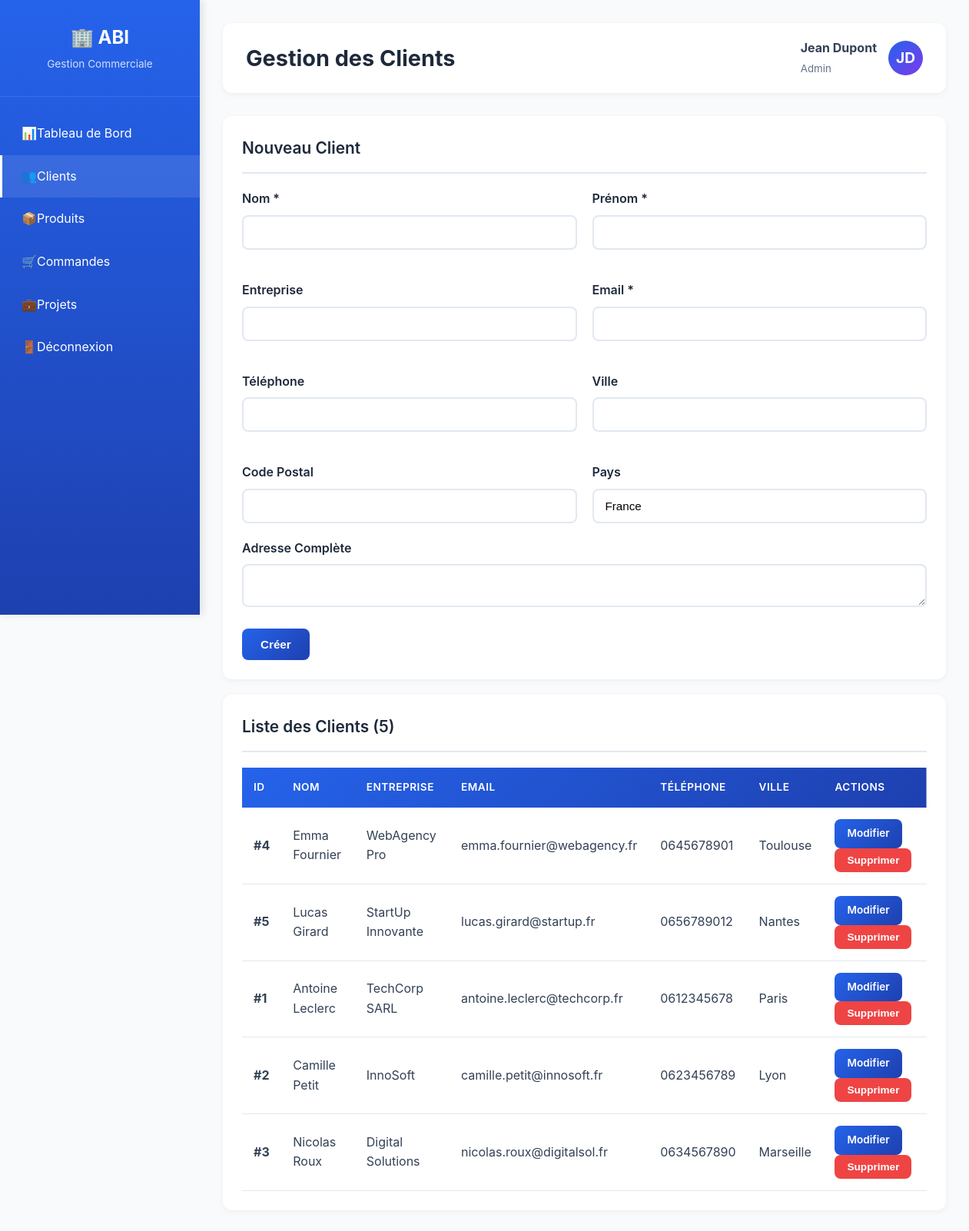
Screenshot of /public/pages/clients.php (signed in) with the database file from the repository.
### tables this page shows
CREATE TABLE clients (
    id INT AUTO_INCREMENT PRIMARY KEY,
    nom VARCHAR(100) NOT NULL,
    prenom VARCHAR(100) NOT NULL,
    entreprise VARCHAR(150),
    email VARCHAR(150) UNIQUE NOT NULL,
    telephone VARCHAR(20),
    adresse VARCHAR(255),
    ville VARCHAR(100),
    code_postal VARCHAR(10),
    pays VARCHAR(100) DEFAULT 'France',
    date_creation TIMESTAMP DEFAULT CURRENT_TIMESTAMP,
    INDEX idx_email (email),
    INDEX idx_entreprise (entreprise)
);

### includes/auth.php (called while the page is built, shortened)
<?php
function estConnecte() {
    return isset($_SESSION['utilisateur_id']);
}
function utilisateurConnecte() {
    if (estConnecte()) {
        return [
            'id' => $_SESSION['utilisateur_id'],
            'nom' => $_SESSION['utilisateur_nom'] ?? '',
            'prenom' => $_SESSION['utilisateur_prenom'] ?? '',
            'email' => $_SESSION['utilisateur_email'] ?? '',
            'role' => $_SESSION['utilisateur_role'] ?? ''
        ];
    }
    return null;
}
function requirePermission($permission, $redirectUrl = null) {
    require_once __DIR__ . '/../classes/Permission.php';
}
function getPermission() {
    require_once __DIR__ . '/../classes/Permission.php';
    return Permission::current();
}

### classes/Permission.php (called while the page is built, shortened)
<?php
class Permission {
    private $role;
    public function __construct($role, $userId = null) {
        $this->role = $role;
    }
    public function can($permission) {
        return self::$rolePermissions[$this->role][$permission] ?? false;
    }
    public function canCreate($resource) {
        return $this->can("create_{$resource}");
    }
    public function canEdit($resource) {
        return $this->can("edit_{$resource}");
    }
    public function canDelete($resource) {
        return $this->can("delete_{$resource}");
    }
    public static function current() {
        return new self($_SESSION['utilisateur_role'], $_SESSION['utilisateur_id']);
    }
}

### classes/Database.php (called while the page is built, shortened)
<?php
class Database {
    private static $instance = null;
    private $connection;
    private function __construct() {
        try {
            $dsn = "mysql:host=" . DB_HOST . ";dbname=" . DB_NAME . ";charset=" . DB_CHARSET;
            $options = [
                PDO::ATTR_ERRMODE => PDO::ERRMODE_EXCEPTION,
                PDO::ATTR_DEFAULT_FETCH_MODE => PDO::FETCH_ASSOC,
                PDO::ATTR_EMULATE_PREPARES => false,
            ];
            $this->connection = new PDO($dsn, DB_USER, DB_PASS, $options);
        } catch (PDOException $e) {
            die("Erreur de connexion à la base de données: " . $e->getMessage());
        }
    }
    public static function getInstance() {
        if (self::$instance === null) {
            self::$instance = new self();
        }
        return self::$instance;
    }
    public function getConnection() {
        return $this->connection;
    }
}

### classes/Client.php (called while the page is built, shortened)
<?php
class Client {
    private $db;
    public function __construct() {
        $this->db = Database::getInstance()->getConnection();
    }
    public function getAll() {
        $stmt = $this->db->query("SELECT * FROM clients ORDER BY nom, prenom");
        return $stmt->fetchAll();
    }
}

### public/pages/clients.php (the view, shortened to what this page needs)
<?php
require_once '../../classes/Database.php';
require_once '../../classes/Client.php';
require_once '../../classes/Permission.php';
require_once '../../includes/auth.php';
$user = utilisateurConnecte();
$permission = getPermission();
$clientModel = new Client();
$clients = $clientModel->getAll();
$clientEdit = null;
?>
<!DOCTYPE html>
<html lang="fr">
<head>
    <link rel="stylesheet" href="../../assets/css/style.css">
</head>
<body>
    <div class="wrapper">
        <aside class="sidebar">
            <div class="sidebar-header">
                <h2>🏢 ABI</h2>
                <p>Gestion Commerciale</p>
            </div>
            <nav class="sidebar-menu">
                <a href="../dashboard.php">
                    <span>📊</span> Tableau de Bord
                </a>
                <a href="clients.php" class="active">
                    <span>👥</span> Clients
                </a>
                <a href="produits.php">
                    <span>📦</span> Produits
                </a>
                <a href="commandes.php">
                    <span>🛒</span> Commandes
                </a>
                <a href="projets.php">
                    <span>💼</span> Projets
                </a>
                <a href="../logout.php">
                    <span>🚪</span> Déconnexion
                </a>
            </nav>
        </aside>
        <main class="main-content">
            <div class="header">
                <h1>Gestion des Clients</h1>
                <div class="user-info">
                    <div>
                        <strong><?php echo htmlspecialchars($user['prenom'] . ' ' . $user['nom']); ?></strong><br>
                        <small style="color: #64748b;"><?php echo htmlspecialchars($user['role']); ?></small>
                    </div>
                    <div class="user-avatar">
                        <?php echo strtoupper(substr($user['prenom'], 0, 1) . substr($user['nom'], 0, 1)); ?>
                    </div>
                </div>
            </div>
            <?php if ($permission->canCreate('clients') || ($clientEdit && $permission->canEdit('clients'))): ?>
            <div class="card">
                <div class="card-header">
                    <h3><?php echo $clientEdit ? 'Modifier le Client' : 'Nouveau Client'; ?></h3>
                </div>
                <form method="POST" action="">
                    <div style="display: grid; grid-template-columns: repeat(auto-fit, minmax(300px, 1fr)); gap: 20px;">
                        <div class="form-group">
                            <label for="nom">Nom *</label>
                            <input type="text" id="nom" name="nom" class="form-control"
                                   value="<?php echo htmlspecialchars($clientEdit['nom'] ?? ''); ?>" required>
                        </div>
                        <div class="form-group">
                            <label for="prenom">Prénom *</label>
                            <input type="text" id="prenom" name="prenom" class="form-control"
                                   value="<?php echo htmlspecialchars($clientEdit['prenom'] ?? ''); ?>" required>
                        </div>
                        <div class="form-group">
                            <label for="entreprise">Entreprise</label>
                            <input type="text" id="entreprise" name="entreprise" class="form-control"
                                   value="<?php echo htmlspecialchars($clientEdit['entreprise'] ?? ''); ?>">
                        </div>
                        <div class="form-group">
                            <label for="email">Email *</label>
                            <input type="email" id="email" name="email" class="form-control"
                                   value="<?php echo htmlspecialchars($clientEdit['email'] ?? ''); ?>" required>
                        </div>
                        <div class="form-group">
                            <label for="telephone">Téléphone</label>
                            <input type="tel" id="telephone" name="telephone" class="form-control"
                                   value="<?php echo htmlspecialchars($clientEdit['telephone'] ?? ''); ?>">
                        </div>
                        <div class="form-group">
                            <label for="ville">Ville</label>
                            <input type="text" id="ville" name="ville" class="form-control"
                                   value="<?php echo htmlspecialchars($clientEdit['ville'] ?? ''); ?>">
                        </div>
                        <div class="form-group">
                            <label for="code_postal">Code Postal</label>
                            <input type="text" id="code_postal" name="code_postal" class="form-control"
                                   value="<?php echo htmlspecialchars($clientEdit['code_postal'] ?? ''); ?>">
                        </div>
                        <div class="form-group">
                            <label for="pays">Pays</label>
                            <input type="text" id="pays" name="pays" class="form-control"
                                   value="<?php echo htmlspecialchars($clientEdit['pays'] ?? 'France'); ?>">
                        </div>
                    </div>
                    <div class="form-group">
                        <label for="adresse">Adresse Complète</label>
                        <textarea id="adresse" name="adresse" class="form-control" rows="2"><?php echo htmlspecialchars($clientEdit['adresse'] ?? ''); ?></textarea>
                    </div>
                    <div style="display: flex; gap: 10px;">
                        <button type="submit" class="btn btn-primary">
                            <?php echo $clientEdit ? 'Modifier' : 'Créer'; ?>
                        </button>
                    </div>
                </form>
            </div>
            <?php endif; ?>
            <div class="card">
                <div class="card-header">
                    <h3>Liste des Clients (<?php echo count($clients); ?>)</h3>
                </div>
                <div class="table-responsive">
                    <table>
                        <thead>
                            <tr>
                                <th>ID</th>
                                <th>Nom</th>
                                <th>Entreprise</th>
                                <th>Email</th>
                                <th>Téléphone</th>
                                <th>Ville</th>
                                <th>Actions</th>
                            </tr>
                        </thead>
                        <tbody>
                            <?php if (empty($clients)): ?>
                                <tr>
                                    <td colspan="7" style="text-align: center; padding: 30px;">
                                        Aucun client trouvé
                                    </td>
                                </tr>
                            <?php else: ?>
                                <?php foreach ($clients as $client): ?>
                                    <tr>
                                        <td><strong>#<?php echo $client['id']; ?></strong></td>
                                        <td><?php echo htmlspecialchars($client['prenom'] . ' ' . $client['nom']); ?></td>
                                        <td><?php echo htmlspecialchars($client['entreprise'] ?? '-'); ?></td>
                                        <td><?php echo htmlspecialchars($client['email']); ?></td>
                                        <td><?php echo htmlspecialchars($client['telephone'] ?? '-'); ?></td>
                                        <td><?php echo htmlspecialchars($client['ville'] ?? '-'); ?></td>
                                        <td>
                                            <?php if ($permission->canEdit('clients')): ?>
                                                <a href="?edit=<?php echo $client['id']; ?>" class="btn btn-sm btn-primary">Modifier</a>
                                            <?php endif; ?>
                                            <?php if ($permission->canDelete('clients')): ?>
                                                <form method="POST" style="display: inline;" onsubmit="return confirm('Êtes-vous sûr de vouloir supprimer ce client ?');">
                                                    <button type="submit" class="btn btn-sm btn-danger">Supprimer</button>
                                                </form>
                                            <?php endif; ?>
                                        </td>
                                    </tr>
                                <?php endforeach; ?>
                            <?php endif; ?>
                        </tbody>
                    </table>
                </div>
            </div>
        </main>
    </div>
</body>
</html>

### assets/css/style.css (style rules this page uses)
:root { --primary-color: #2563eb; --primary-dark: #1e40af; --secondary-color: #7c3aed; --success-color: #10b981; --warning-color: #f59e0b; --danger-color: #ef4444; --info-color: #3b82f6; --dark-color: #1e293b; --light-color: #f8fafc; --border-color: #e2e8f0; --text-color: #334155; --sidebar-width: 260px; }
* { margin: 0; padding: 0; box-sizing: border-box; }
body { font-family: 'Inter', -apple-system, BlinkMacSystemFont, 'Segoe UI', Roboto, sans-serif; background: var(--light-color); color: var(--text-color); line-height: 1.6; }
.wrapper { display: flex; min-height: 100vh; }
.sidebar { width: var(--sidebar-width); background: linear-gradient(180deg, var(--primary-color) 0%, var(--primary-dark) 100%); color: white; position: fixed; height: 100vh; overflow-y: auto; box-shadow: 4px 0 10px rgba(0,0,0,0.1); z-index: 1000; }
.sidebar-header { padding: 30px 20px; text-align: center; border-bottom: 1px solid rgba(255,255,255,0.1); }
.sidebar-header h2 { font-size: 1.5em; font-weight: 700; margin-bottom: 5px; }
.sidebar-header p { font-size: 0.85em; opacity: 0.8; }
.sidebar-menu { padding: 20px 0; }
.sidebar-menu a { display: flex; align-items: center; padding: 15px 25px; color: white; text-decoration: none; transition: all 0.3s ease; border-left: 3px solid transparent; }
.sidebar-menu a:hover, .sidebar-menu a.active { background: rgba(255,255,255,0.1); border-left-color: white; }
.main-content { flex: 1; margin-left: var(--sidebar-width); padding: 30px; }
.header { background: white; padding: 20px 30px; border-radius: 12px; box-shadow: 0 2px 8px rgba(0,0,0,0.05); margin-bottom: 30px; display: flex; justify-content: space-between; align-items: center; }
.header h1 { font-size: 1.8em; color: var(--dark-color); font-weight: 700; }
.user-info { display: flex; align-items: center; gap: 15px; }
.user-avatar { width: 45px; height: 45px; border-radius: 50%; background: linear-gradient(135deg, var(--primary-color), var(--secondary-color)); display: flex; align-items: center; justify-content: center; color: white; font-weight: 700; font-size: 1.2em; }
.card { background: white; border-radius: 12px; padding: 25px; box-shadow: 0 2px 8px rgba(0,0,0,0.05); margin-bottom: 20px; transition: all 0.3s ease; }
.card-header { display: flex; justify-content: space-between; align-items: center; margin-bottom: 20px; padding-bottom: 15px; border-bottom: 2px solid var(--border-color); }
.card-header h3 { font-size: 1.3em; color: var(--dark-color); font-weight: 600; }
.btn { padding: 12px 24px; border: none; border-radius: 8px; font-size: 0.95em; font-weight: 600; cursor: pointer; transition: all 0.3s ease; text-decoration: none; display: inline-block; text-align: center; }
.btn-primary { background: linear-gradient(135deg, var(--primary-color), var(--primary-dark)); color: white; }
.btn-danger { background: var(--danger-color); color: white; }
.btn-sm { padding: 8px 16px; font-size: 0.85em; }
.form-group { margin-bottom: 20px; }
.form-group label { display: block; margin-bottom: 8px; font-weight: 600; color: var(--dark-color); }
.form-control { width: 100%; padding: 12px 15px; border: 2px solid var(--border-color); border-radius: 8px; font-size: 0.95em; transition: all 0.3s ease; }
.table-responsive { overflow-x: auto; }
table { width: 100%; border-collapse: collapse; background: white; }
table thead { background: linear-gradient(135deg, var(--primary-color), var(--primary-dark)); color: white; }
table th { padding: 15px; text-align: left; font-weight: 600; text-transform: uppercase; font-size: 0.85em; letter-spacing: 0.5px; }
table td { padding: 15px; border-bottom: 1px solid var(--border-color); }
table tbody tr { transition: all 0.2s ease; }

### rows the page displays
clients: id "4", prenom+nom "Emma Fournier", entreprise "WebAgency Pro", email "emma.fournier@webagency.fr", telephone "0645678901", ville "Toulouse"
clients: id "5", prenom+nom "Lucas Girard", entreprise "StartUp Innovante", email "lucas.girard@startup.fr", telephone "0656789012", ville "Nantes"
clients: id "1", prenom+nom "Antoine Leclerc", entreprise "TechCorp SARL", email "antoine.leclerc@techcorp.fr", telephone "0612345678", ville "Paris"
clients: id "2", prenom+nom "Camille Petit", entreprise "InnoSoft", email "camille.petit@innosoft.fr", telephone "0623456789", ville "Lyon"
clients: id "3", prenom+nom "Nicolas Roux", entreprise "Digital Solutions", email "nicolas.roux@digitalsol.fr", telephone "0634567890", ville "Marseille"

### other values shown
$user['prenom'] . ' ' . $user['nom'] "Jean Dupont"
$user['role'] "Admin"
substr($user['prenom'], 0, 1) . substr($user['nom'], 0, 1) "JD"
count($clients) "5"
